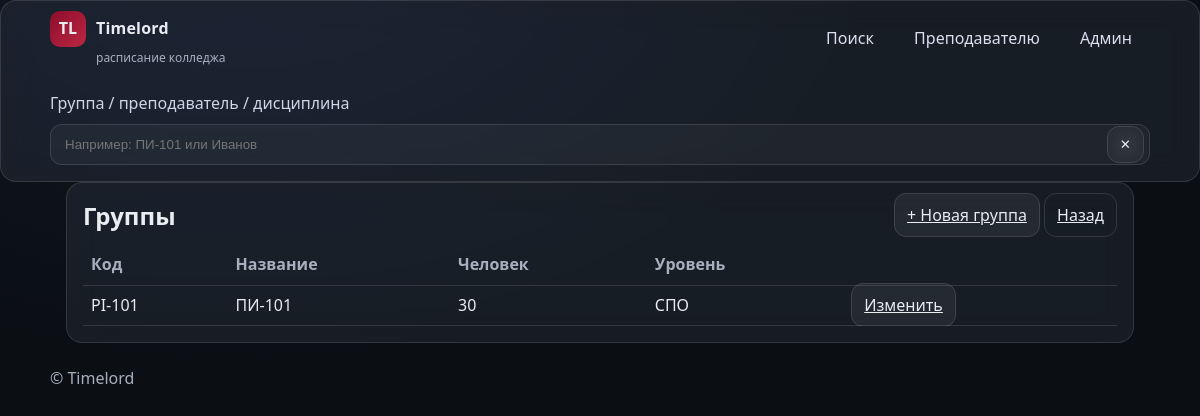
The app's page /admin/groups (signed in) with its own data.
### models/group.py (models this page shows)
class Group(db.Model):
    id = db.Column(db.Integer, primary_key=True)
    code = db.Column(db.String(64), unique=True, nullable=False)
    name = db.Column(db.String(255), nullable=True)
    students_count = db.Column(db.Integer, nullable=False, default=25)
    education_level = db.Column(db.Enum(EducationLevel), nullable=False, default=EducationLevel.SPO)

### blueprints/admin/routes.py (the view)
    @login_required
    def wrapper(*args, **kwargs):
        role = getattr(current_user, "role", None)
        if role not in ("admin", "superadmin"):
            abort(403)
        return view(*args, **kwargs)

### blueprints/admin/routes.py (called while the page is built)
def admin_required(view):
    @login_required
    def wrapper(*args, **kwargs):
        role = getattr(current_user, "role", None)
        if role not in ("admin", "superadmin"):
            abort(403)
        return view(*args, **kwargs)
    wrapper.__name__ = view.__name__
    return wrapper

@bp.get("/groups")
@admin_required
def groups_list():
    items = db.session.query(Group).order_by(getattr(Group, "code").asc()).all() if Group else []
    return render_template("admin/groups_list.html", items=items, model=Group)

### models/user.py (called while the page is built)
@login_manager.user_loader
def load_user(user_id: str):
    try:
        return db.session.get(User, int(user_id))
    except Exception:
        return None

    @property
    def is_active(self):
        return bool(self.is_active_flag)

### templates/admin/groups_list.html
{% extends "layout.html" %}
{% block content %}
<section class="glass" style="padding:16px">
  <div style="display:flex;justify-content:space-between;align-items:center">
    <h2 style="margin:0">Группы</h2>
    <div>
      <a class="btn" href="{{ url_for('admin.groups_form') }}">+ Новая группа</a>
      <a class="btn ghost" href="{{ url_for('admin.index') }}">Назад</a>
    </div>
  </div>
  <div style="overflow:auto;margin-top:12px">
    <table style="width:100%;border-collapse:collapse">
      <thead>
        <tr class="muted">
          <th style="text-align:left;padding:8px;border-bottom:1px solid var(--panel-border)">Код</th>
          <th style="text-align:left;padding:8px;border-bottom:1px solid var(--panel-border)">Название</th>
          <th style="text-align:left;padding:8px;border-bottom:1px solid var(--panel-border)">Человек</th>
          <th style="text-align:left;padding:8px;border-bottom:1px solid var(--panel-border)">Уровень</th>
          <th style="text-align:left;padding:8px;border-bottom:1px solid var(--panel-border)"></th>
        </tr>
      </thead>
      <tbody>
        {% for g in items %}
        {% set edu = g.education_level or '' %}
        <tr>
          <td style="padding:8px;border-bottom:1px solid var(--panel-border)">{{ g.code }}</td>
          <td style="padding:8px;border-bottom:1px solid var(--panel-border)">{{ g.name }}</td>
          <td style="padding:8px;border-bottom:1px solid var(--panel-border)">{{ g.students_count or 0 }}</td>
          <td style="padding:8px;border-bottom:1px solid var(--panel-border)">
            {{ 'СПО' if edu in ['SPO','СПО'] else ('ВО' if edu in ['VO','ВО'] else '—') }}
          </td>
          <td style="padding:8px;border-bottom:1px solid var(--panel-border)">
            <a class="btn" href="{{ url_for('admin.groups_form', gid=g.id) }}">Изменить</a>
          </td>
        </tr>
        {% else %}
        <tr><td colspan="5" class="muted" style="padding:12px">Пока нет групп</td></tr>
        {% endfor %}
      </tbody>
    </table>
  </div>
</section>
{% endblock %}

### static/css/theme.css (style rules this page uses)
:root { --bg:#0b0f14; --panel:rgba(255,255,255,.06); --panel-border:rgba(255,255,255,.12); --text:#e9ecf1; --muted:#a7b0bf; --brand:#8e0d2d; --brand-2:#ba2741; --gold:#c9a227; --ok:#2dbf7a; --warn:#ffb020; --danger:#ff5a7a; }
* { box-sizing:border-box }
html,body { height:100% }
body.page { margin:0;background:radial-gradient(1200px 800px at 20% -10%,#121823 0%,#0b0f14 55%,#0b0f14 100%);color:var(--text);font:400 16px/1.45 system-ui,-apple-system,Segoe UI,Roboto,Ubuntu,"Helvetica Neue",Arial }
.muted { color:var(--muted) }
.btn { border:1px solid var(--panel-border);background:var(--panel);backdrop-filter:saturate(140%) blur(12px);color:var(--text);padding:10px 12px;border-radius:12px }
.btn.ghost { background:transparent }
.glass { background:var(--panel);backdrop-filter:saturate(160%) blur(16px);border:1px solid var(--panel-border);border-radius:16px }

### records on screen
Group: code "PI-101", name "ПИ-101", students_count "30", value "СПО"
